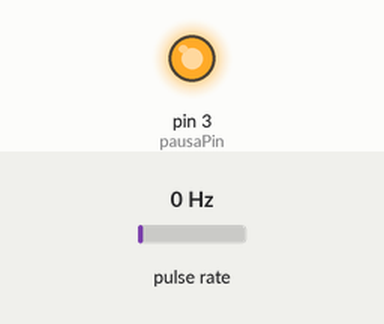
This sketch was run on a simulated Arduino Uno, built with avr-gcc and run on an emulated ATmega328P. Parts: output pins drawn as LEDs (lit = HIGH). Wiring (inferred from the names in the program): pulse sensor: data pin 2. The test bench sets the inputs (shaded band); at power-on: pulse rate 0 Hz.

Above: at 1.2 s.
1.3 s: pulse rate (sensor on pin 2) set to 4 Hz
At 1.8 s:
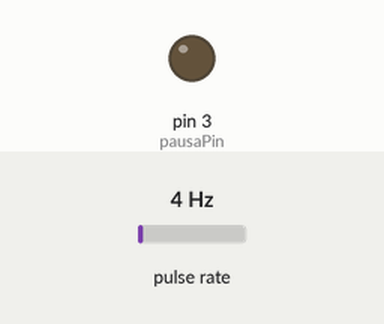
Timing chart, 0 to 4.3 s (numbered marks = the images above; inputs shaded):
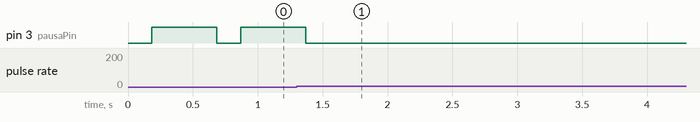

The sketch:

firmware.ino
```cpp
const byte encoderPin = 2; //pin con interrupcion
const byte pausaPin = 3; //manda señal de pausa al controlador de la impresora
const byte retardo = 3000; //milisegundos de retardo entre lecturas
volatile byte pasos = 0;

void setup() {
  pinMode(encoderPin, INPUT_PULLUP);
  pinMode(pausaPin, OUTPUT);
  attachInterrupt(digitalPinToInterrupt(encoderPin), contarpasos, CHANGE);
  digitalWrite(pausaPin, LOW);
}

void loop() {
  //aqui rutina de inicio (cuando empieza a contar)
  //habra que esperar a que cuente un poco
  while (true) {
     delay(retardo);
     if (pasos == 0)
       break;
     pasos = 0;
  }
  digitalWrite(pausaPin, HIGH);
  delay(500);
  digitalWrite(pausaPin, LOW);
}

void contarpasos() {
  pasos++;
}
```

Measured:
- the behaviour switches between 2 and 3 Hz on pulse rate (sensor on pin 2) (found by bisection; images 0 and 1)
- after the input at 1.3 s, pin 3 (pausaPin): goes on until 1.4 s, then stays LOW
